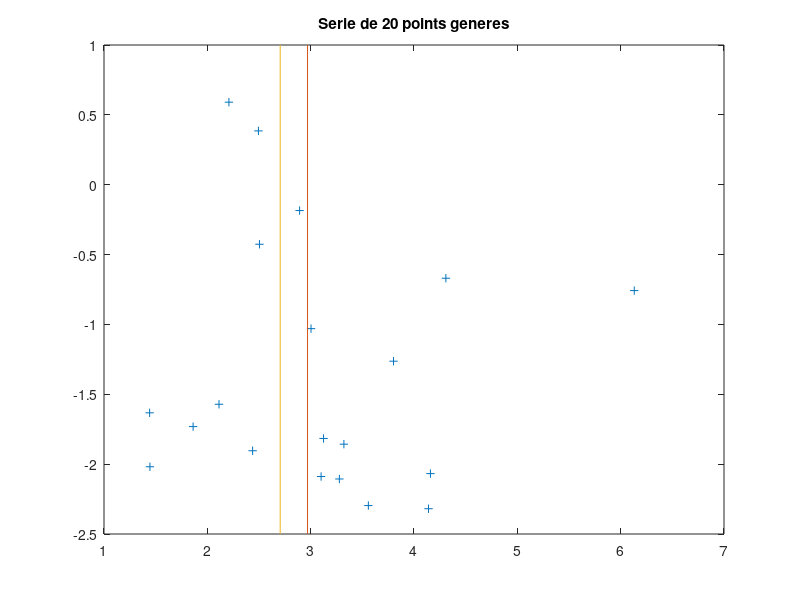
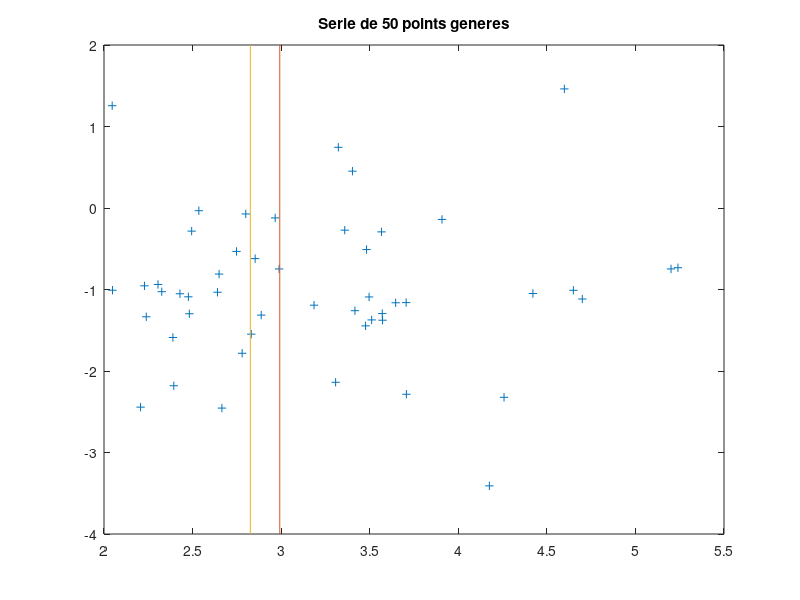
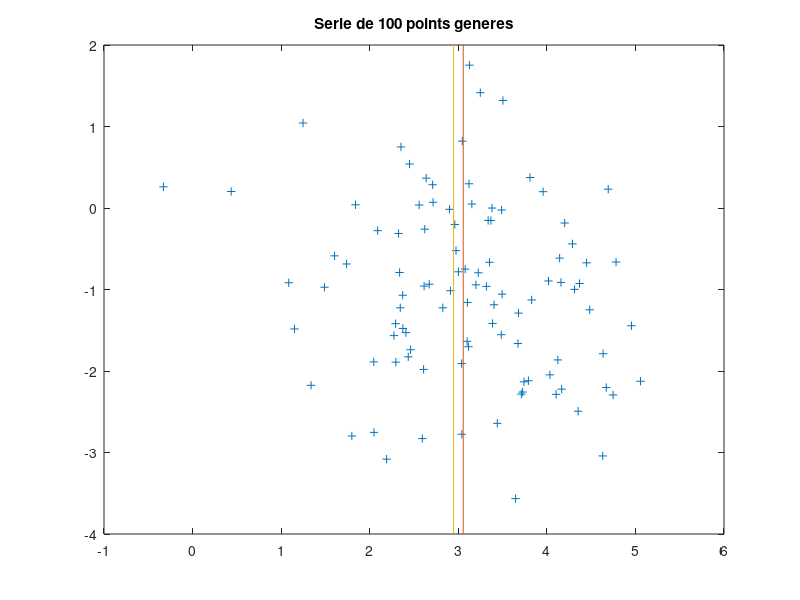
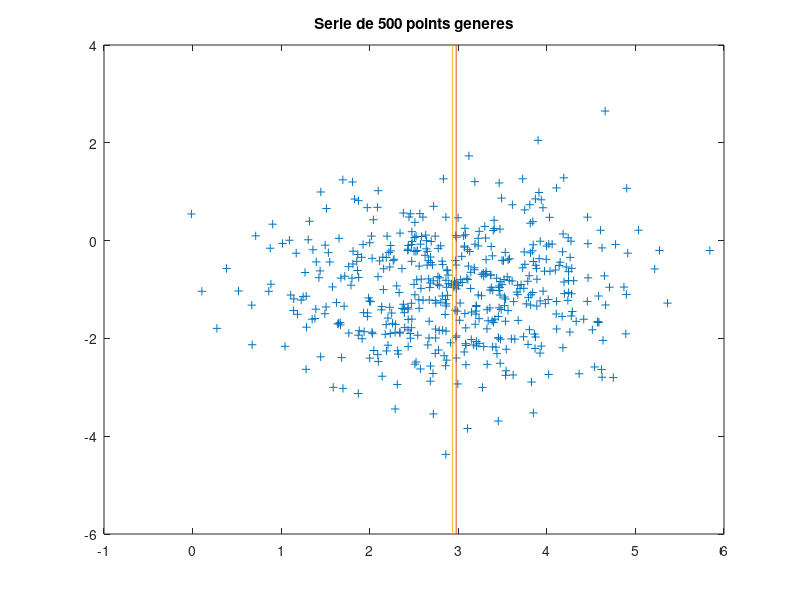

These charts were generated, in order, by the following MATLAB code: (Note: this script raises an error after producing the figures.)
%% D1
clc, clear all, close all;

iterations = 10;
data_points = [20, 50, 100, 500];

m = cell(iterations, length(data_points));
C = cell(iterations, length(data_points));

m_average = cell(length(data_points), 1);
C_average = cell(length(data_points), 1);

m_stddev = cell(length(data_points), 1);
C_stddev = cell(length(data_points), 1);

for i=1:length(data_points)
    % Initialise les cells aux bonnes dimensions 
    m_average{i} = zeros(2, 1);
    C_average{i} = zeros(2, 2);
    
    m_stddev{i} = zeros(2, 1);
    C_stddev{i} = zeros(2, 2);
    
    N = data_points(i);
    
    for j=1:iterations
    
    x1 = randn(1, N) + 3;
    x2 = randn(1, N) - 1;

    % Calcul des moyennes
    m{j,i} = [sum(x1)/N; sum(x2)/N];

    % Estimation de la covariance
    ctmp = [x1 - m{j,i}(1); x2 - m{j,i}(2)];
    C{j,i} = (ctmp * ctmp') / (N - 1);
    
    % Accumulation pour calcul de la moyenne des moyenne et des ecarts-types
    m_average{i} = m_average{i} + m{j,i};
    C_average{i} = C_average{i} + C{j,i};
    end

    m_average{i} = m_average{i} ./ iterations;
    C_average{i} = C_average{i} ./ iterations;

    for j=1:iterations
        m_stddev{i} = m_stddev{i} + (m{j,i} - m_average{i}).^2
        C_stddev{i} = C_stddev{i} + (C{j,i} - C_average{i}).^2
    end

    m_stddev{i} = sqrt(m_stddev{i} / (iterations-1));
    C_stddev{i} = sqrt(C_stddev{i} / (iterations-1));

    % Affichage
    figure;
    plot(x1, x2, '+');
    hold on;
    plot([m_average{i}(1) m_average{i}(1)], get(gca,'ylim'));
    plot([(m_average{i}(1)- m_stddev{i}(1)) (m_average{i}(1)- m_stddev{i}(1))], get(gca,'ylim'));
    title(sprintf('Serie de %d points generes', N));
end

load C1.txt
load C2.txt
load C3.txt


%%
clc, clear all, close all;
im = double(imread('baseDeDonneesImagesLabEtProblematique\baseDeDonneesImages\coast_art294.jpg'));

R = im(:,:,1);
G = im(:,:,2);
B = im(:,:,3);

mean_R = mean(R, 'all');
mean_G = mean(G, 'all');
mean_B = mean(B, 'all');

covar_RR = sum((R - mean_R) .* (R - mean_R), 'all')/256^2-1;
covar_RG = sum((R - mean_R) .* (G - mean_G), 'all')/256^2-1;
covar_RB = sum((R - mean_R) .* (B - mean_B), 'all')/256^2-1;

covar_GR = sum((G - mean_G) .* (R - mean_R), 'all')/256^2-1;
covar_GG = sum((G - mean_G) .* (G - mean_G), 'all')/256^2-1;
covar_GB = sum((G - mean_G) .* (B - mean_B), 'all')/256^2-1;

covar_BR = sum((B - mean_B) .* (R - mean_R), 'all')/256^2-1;
covar_BG = sum((B - mean_B) .* (G - mean_G), 'all')/256^2-1;
covar_BB = sum((B - mean_B) .* (B - mean_B), 'all')/256^2-1;

covar_mat = [covar_RR covar_RG covar_RB; covar_GR covar_GG covar_GB; covar_BR covar_BG covar_BB];

[eig_vals, eig_vec] = eig(covar_mat);

disp(covar_mat);
